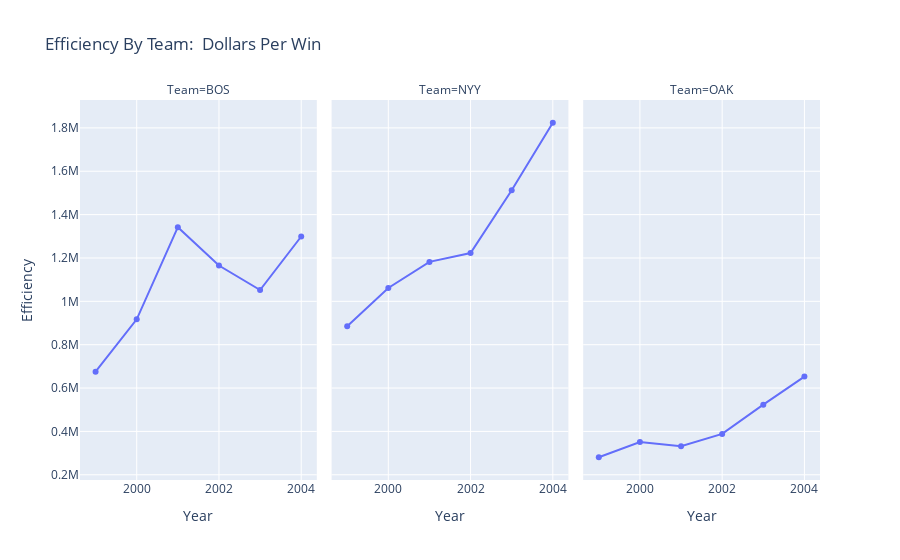

Notebook code cell kept with this figure:
### Code cell
#Plotting Efficiency (dollars per win):

baseball_subset_pay = baseball_subset_pay.assign(Efficiency =baseball_subset_pay["payroll"]/baseball_subset_pay["W"] )

fig = px.line(baseball_subset_pay, x='Year', y='Efficiency', facet_col = 'Team', markers=True, title = "Efficiency By Team:  Dollars Per Win")

fig.show()

### Figure 1 — Plotly figure (JSON) as saved in the notebook; plotly's stock layout.template omitted (floating-point values rounded to 4 significant figures)
{"data": [{"hovertemplate": "Team=BOS<br>Year=%{x}<br>Efficiency=%{y}<extra></extra>", "legendgroup": "", "line": {"color": "#636efa", "dash": "solid"}, "marker": {"symbol": "circle"}, "mode": "markers+lines", "name": "", "orientation": "v", "showlegend": false, "type": "scatter", "x": [2004, 2003, 2002, 2001, 2000, 1999], "xaxis": "x", "y": [1299000.0, 1052000.0, 1165000.0, 1342000.0, 916900.0, 675500.0], "yaxis": "y"}, {"hovertemplate": "Team=NYY<br>Year=%{x}<br>Efficiency=%{y}<extra></extra>", "legendgroup": "", "line": {"color": "#636efa", "dash": "solid"}, "marker": {"symbol": "circle"}, "mode": "markers+lines", "name": "", "orientation": "v", "showlegend": false, "type": "scatter", "x": [2004, 2003, 2002, 2001, 2000, 1999], "xaxis": "x2", "y": [1824000.0, 1512000.0, 1223000.0, 1182000.0, 1061000.0, 885000.0], "yaxis": "y2"}, {"hovertemplate": "Team=OAK<br>Year=%{x}<br>Efficiency=%{y}<extra></extra>", "legendgroup": "", "line": {"color": "#636efa", "dash": "solid"}, "marker": {"symbol": "circle"}, "mode": "markers+lines", "name": "", "orientation": "v", "showlegend": false, "type": "scatter", "x": [2004, 2003, 2002, 2001, 2000, 1999], "xaxis": "x3", "y": [653000.0, 523600.0, 388400.0, 331500.0, 351300.0, 280800.0], "yaxis": "y3"}], "layout": {"annotations": [{"font": {}, "showarrow": false, "text": "Team=BOS", "x": 0.16, "xanchor": "center", "xref": "paper", "y": 1, "yanchor": "bottom", "yref": "paper"}, {"font": {}, "showarrow": false, "text": "Team=NYY", "x": 0.5, "xanchor": "center", "xref": "paper", "y": 1, "yanchor": "bottom", "yref": "paper"}, {"font": {}, "showarrow": false, "text": "Team=OAK", "x": 0.84, "xanchor": "center", "xref": "paper", "y": 1, "yanchor": "bottom", "yref": "paper"}], "legend": {"tracegroupgap": 0}, "title": {"text": "Efficiency By Team:  Dollars Per Win"}, "xaxis": {"anchor": "y", "domain": [0, 0.32], "title": {"text": "Year"}}, "xaxis2": {"anchor": "y2", "domain": [0.34, 0.66], "matches": "x", "title": {"text": "Year"}}, "xaxis3": {"anchor": "y3", "domain": [0.68, 1.0], "matches": "x", "title": {"text": "Year"}}, "yaxis": {"anchor": "x", "domain": [0, 1], "title": {"text": "Efficiency"}}, "yaxis2": {"anchor": "x2", "domain": [0, 1], "matches": "y", "showticklabels": false}, "yaxis3": {"anchor": "x3", "domain": [0, 1], "matches": "y", "showticklabels": false}}}
